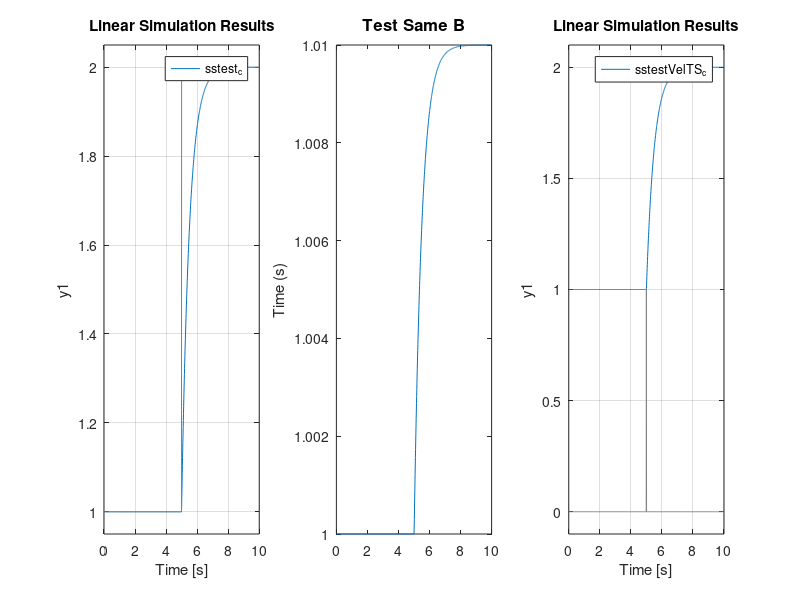
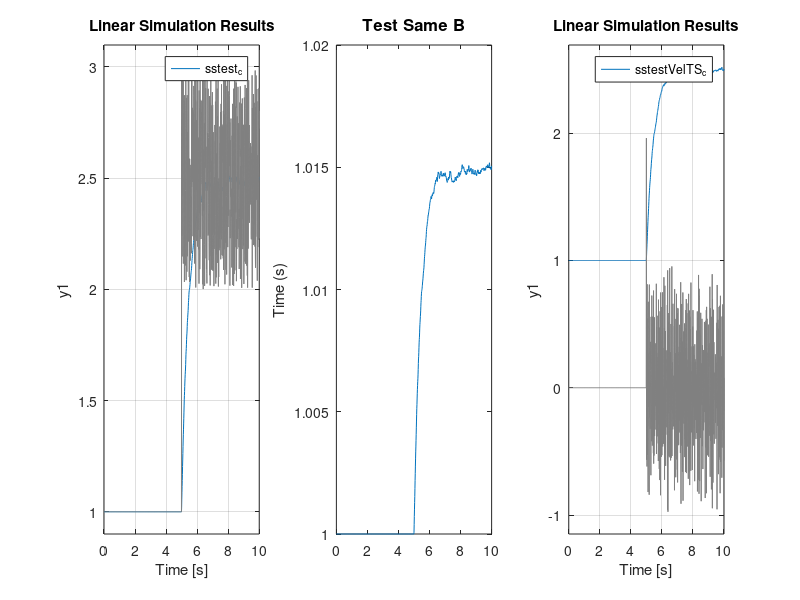

MATLAB code for these plots, in order: (Note: this script raises an error after producing the figures.)
%% Create cont first order model
TS = 0.01;
tau = 0.5;
atest_c = - 1/tau;
btest_c = - atest_c;
ctest_c = 1;
dtest_c = 0;
sstest_c = ss(atest_c,btest_c,ctest_c,dtest_c);

%% Create velocity second order model
sstestVel_c = ss([0,ctest_c; 0, atest_c], [0;btest_c], [1,0],0);
sstestVel_d = c2d(sstestVel_c,TS);
sstestVelTS_c = ss([0,ctest_c; 0, atest_c], 1/TS * [0;btest_c], [1,0],0);

%% Create test input
tTest = (0:TS:10)';
utest = ones(size(tTest));
nSamples = length(tTest);
mSample = round(nSamples/2);
utest(mSample:end) = 2;
udotTest = [0;diff(utest)];

utest1 = utest;
%utest1(mSample:end) = utest1(mSample:end) + rand(size(utest1(mSample:end)));
utest1(mSample:end) = utest1(mSample:end) + rand(size(utest1(mSample:end)));
udotTest1 = [0;diff(utest1)];

%% Run lsim
figure;
subplot(1,3,1)
lsim(sstest_c,utest,tTest,1)
subplot(1,3,2)
y = lsim(sstestVel_d,udotTest,tTest,[1;0]);
plot(tTest,y); %,tTestudotTest,'Color',[0.5,0.5,0.5]);
title('Test Same B','FontSize',12);
ylabel('Time (s)')
subplot(1,3,3)
lsim(sstestVelTS_c,udotTest,tTest,[1;0]);

figure;
subplot(1,3,1)
lsim(sstest_c,utest1,tTest,1)
subplot(1,3,2)
y = lsim(sstestVel_c,udotTest1,tTest,[1;0]);
plot(tTest,y); %,tTestudotTest,'Color',[0.5,0.5,0.5]);
title('Test Same B','FontSize',12);
ylabel('Time (s)')
subplot(1,3,3)
lsim(sstestVelTS_c,udotTest1,tTest,[1;0]);

% figure;
% subplot(1,3,1)
% lsim(sstest_c,utest1,tTest,1)
% subplot(1,3,2)
% y = lsim(sstestVel_c,udotTest1,tTest,[1;1]);
% plot(tTest,y); %,tTestudotTest,'Color',[0.5,0.5,0.5]);
% title('Test Same B','FontSize',12);
% ylabel('Time (s)')
% subplot(1,3,3)
% lsim(sstestVelTS_c,udotTest1,tTest,[1;1]);

%% Test switch from input to state
DT = 0.0080;
TS = 0.01;
tau = TS;
atest_c = - 1/tau;
btest_c = - atest_c;
ctest_c = 1;
dtest_c = 0;
sstest_c = ss(atest_c,btest_c,ctest_c,dtest_c);
sstest_c_d = c2d(sstest_c, DT);

Atest_c = [0, 1/DT*ctest_c; 0,atest_c]; 
Btest_c = [0; btest_c];
Ctest_c = [1,0]; 
sstest2_c = ss(Atest_c,Btest_c,Ctest_c, 0);
sstest2_c_d = c2d(sstest2_c, DT);

sstest3_c_d = ss([1, sstest_c_d.A; 0,sstest_c_d.A],[sstest_c_d.B; sstest_c_d.B], Ctest_c, 0,DT);
%sstest3_c_d = ss([1, ctest_c; 0,sstest_c_d.A],[0; sstest_c_d.B], Ctest_c, 0,DT);

aExplicit = exp(atest_c*DT);
bExplicit = 1/atest_c * (exp(atest_c*DT) -1) *btest_c;
fprintf('A discrete %2.3f,  exp(atest_c*DT) %2.3f  A(end,end,1) %2.3f \n', sstest_c_d.A, aExplicit, A(end,end,1))
fprintf('B discrete %2.3f,  1/atest(exp(atest_c*DT)-1) %2.3f  B(end,end,1) %2.3f \n', sstest_c_d.B, bExplicit, B(end,end,1)*DT)

load('OutDataTestOL_LPV_windChange', 'xDot06','xkLPV','xk06', 'u','uDot','A','B','wind');
Tref = [5087; repmat(6516,20,1)];

xTest = nan(size(Tref,1),2);
xTest(1,:) = xk06(1,[2,6]);

xTest2 = nan(size(Tref,1),2);
xTest2(1,:) = xk06(1,[2,6]);

xTest3 = nan(size(Tref,1),2);
xTest3(1,:) = xk06(1,[2,6]);

xTestDiff = nan(size(Tref,1),1);
xTestDiff(1) = xk06(1,6);
xTestDiff(2) = xk06(2,6);

TrefDif = [ 0; Tref(2:end) - Tref(1:end-1)];

xTest6States = nan(size(Tref,1),6);
xTest6States(1,:) = xkLPV(1,:);


xTest6StatesLPV = nan(size(Tref,1),6);
xTest6StatesLPV(1,:) = xk06(1,:);


figure;
plot(xk06(1:10,4)')
hold on;
plot(xkLPV(1:10,4)')


for idx = 1: length(Tref)
    xTest(idx+1,1) = sstest_c_d.A *xTest(idx,1) +  sstest_c_d.B * Tref(idx,1);
    xTest(idx+1,2) = xTest(idx +1,1) - xTest(idx,1);
    xTestDiff(idx+1) = sstest_c_d.A * xTestDiff(idx,1) +  sstest_c_d.B * TrefDif(idx);
    
    xTest2(idx+1,:) = sstest2_c_d.A * xTest2(idx,:)' +  sstest2_c_d.B * TrefDif(idx);
    
    xTest3(idx+1,:) = sstest3_c_d.A * xTest3(idx,:)' +  sstest_c_d.B * TrefDif(idx);
    
    xTest6States(idx+1,:) = A(:,:,idx) * xTest6States(idx,:)' +   B(:,:,idx) * uDot(idx,:)'; 
    xTest6StatesLPV(idx+1,:) = A(:,:,idx) * xTest6StatesLPV(idx,:)' +   B(:,:,idx) * uDot(idx,:)'; 
end

tau = 0.1;
Atest_c = [atest_c, -btest_c; 0,-1/tau];
Btest_c = [0; 1/tau];
Ctest_c = [1,0];
sstest2_c = ss(Atest_c,Btest_c,Ctest_c,dtest_c);
figure;
step(sstest_c); hold on; step(sstest2_c )


diffT_out = xk06(2:end,2) -  xk06(1:end-1,2);
diffT_state = xk06(2:end,6);
max(abs(diffT_out - diffT_state))
diffOmegaG_out = xk06(2:end,1) -  xk06(1:end-1,1);
diffOmegaG_state = xk06(2:end,5)*97;
max(abs(diffOmegaG_out - diffOmegaG_state))

figure; 
subplot(2,1,1) 
plot(diffT_out); hold on; plot(xk06(2:end,6),'--')
subplot(2,1,2) 
plot(diffOmegaG_out); hold on; plot(diffOmegaG_state,'--')

diffT_out = xkLPV(2:end,2) -  xkLPV(1:end-1,2);
diffT_state = xkLPV(2:end,6);
max(abs(diffT_out - diffT_state))
diffOmegaG_out = xkLPV(2:end,1) -  xkLPV(1:end-1,1);
diffOmegaG_state = xkLPV(2:end,5)*97;
max(abs(diffOmegaG_out - diffOmegaG_state))

figure; 
subplot(2,1,1) 
plot(diffT_out); hold on; plot( xkLPV(2:end,6),'--'); hold on; plot(xk06(2:end,6),'k:');
subplot(2,1,2) 
plot(diffOmegaG_out); hold on;  plot(97*xkLPV(2:end,5),'--'); hold on; plot(97*xk06(2:end,5),'k:');

%% Get the matrices for the non-linear system

% Aeval = [[0,1,-1,0] ;
%     [-Ks/Jr, -Bs /Jr, Bs/Jr,0];
%     Ks/Jgr, Bs/Jgr, -Bs/Jgr, - Ng/Jgr; %0.37*Ng/Jgr;
%     zeros(1,3), -1/tau_g];


vecOmegaR = squeeze(A(4,3:6,:))';
ThetaS = q(:,1) - q(:,2);
omegaR = qdot(:,1);
omegaGR = qdot(:,2);
T_G = xk06(:,2);

statesNonLin = [ThetaS,omegaR,omegaGR,T_G]';
deltaStatesNonLin = xk06(:,3:6)';

deltaOmegaR = xk06(:,4);

lenSim = length(xk06);
omegaR_nonLin_test = NaN(lenSim,1);
omegaR_nonLin_test(1) = omegaR(1);

% deltaOmegaR_LPV_test = NaN(lenSim,1);
% deltaOmegaR_LPV_test(1) = deltaOmegaR(1);

deltaStates_LPV_test = NaN(size(deltaStatesNonLin));
deltaStates_LPV_test(:,1) = deltaStatesNonLin(:,1);

C_testR = [0,1,0,0];
ny = 2;

for idx = 1: (lenSim-1) 
    [Aeval,Beval,AwithTG,BwithTG,dTrdomega,Tr,TrDiff] = ABqL_WT_KMC(wind(idx),Rotor_Lambda,Rotor_Pitch,Rotor_cQ);
    
    ssC_testR = ss(AwithTG,BwithTG,C_testR, zeros(1,2));
    ssD_testR = c2d(ssC_testR,DT);
    
    Ak = ssD_testR.A;
    Bk = ssD_testR.B;
    
%     A = [eye(ny) diag([97,1])* Ak(3:4,:);
%     zeros(size(Ak,1),ny), Ak];
    %B = [diag([97,1])* Bk(3:4,:); Bk];
    
    % vecOmegaR(idx,:) * statesNonLin(:,idx) + ssD_testR.B(2,:)* [T_r(idx); T_G(idx)]
    omegaR_nonLin_test(idx+1) = ssD_testR.A(2,:) * statesNonLin(:,idx) + ssD_testR.B(2,:)* [T_r(idx); T_G(idx)];
    
    deltaStates_LPV_test(:,idx+1) = ssD_testR.A * deltaStates_LPV_test(:,idx) + ssD_testR.B * uDot(idx,:)' ;
    deltaStates_LPV_test(2,idx+1) = deltaStates_LPV_test(2,idx+1) + dTrdomega * ssD_testR.B(2,1) * deltaStates_LPV_test(2,idx);
    
end

%[omegaR_nonLin_test(2:end) - omegaR_nonLin_test(1:end-1), omegaR(2:end) - omegaR(1:end-1), deltaOmegaR(2:end)]
[deltaStates_LPV_test(2,:)', deltaOmegaR]

deltaOmegaR_NonLin = xk06(:,4);
deltaOmegaR_LPV = xkLPV(:,4);

uNonLin = [T_r, u(:,2)];
plot(T_r); hold on; plot(u(:,2) *97,'--');




endMat = 6;
startMat = 1;
omegaRdotVec_kplus1 = xk06(startMat+1:endMat,4);
ThetaOmegaROmegaGrTg_k =  xk06(startMat:endMat-1,3:6);
vecNonLin = ThetaOmegaROmegaGrTg_k \ (omegaRdotVec_kplus1);

omegaRdotLPV_kplus1 = xkLPV(startMat+1:endMat,4);
ThetaOmegaROmegaGrTgLPV_k =  xkLPV(1:endMat-1,3:6);
vecLin = ThetaOmegaROmegaGrTggLPV_k \ (omegaRdotLPV_kplus1);

% vec sys matrix: Ks/Jgr, Bs/Jgr, -Bs/Jgr, Ng/Jgr;
rowOmegaR = A(4,:,endMat);

fprintf('Ks/Jr:A: %2.3e, NonLin  %2.3e, Lin %2.3e \n',  rowOmegaR(3), vecNonLin(1), vecLin(1))
fprintf('Bs:A: %2.3e, NonLin  %2.3e, Lin %2.3e \n',  rowOmegaR(4), vecNonLin(2), vecLin(2))
fprintf('-Bs:A: %2.3e, NonLin  %2.3e, Lin %2.3e \n',  rowOmegaR(5), vecNonLin(3), vecLin(3))
fprintf('Ng:A: %2.3e, NonLin  %2.3e, Lin %2.3e \n', rowOmegaR(6), vecNonLin(4), vecLin(4))


omegaRdotVec_kplus1 = xkLPV(startMat+1: endMat,5);
ThetaOmegaROmegaGrTg_k =  xk06(startMat:endMat-1,3:6);
vecNonLin = ThetaOmegaROmegaGrTg_k \ (omegaRdotVec_kplus1);

omegaRdotLPV_kplus1 = xkLPV(2:endMat,5);
ThetaOmegaROmegaGrTg_k =  xkLPV(1:endMat-1,3:6);
vecLin = ThetaOmegaROmegaGrTg_k \ (omegaRdotLPV_kplus1);

% vec sys matrix: Ks/Jgr, Bs/Jgr, -Bs/Jgr, Ng/Jgr;
rowOmegaG = A(5,:,endMat);

fprintf('Ks/Jr:A: %2.3e, NonLin  %2.3e, Lin %2.3e \n',  rowOmegaG(3), vecNonLin(1), vecLin(1))
fprintf('Bs:A: %2.3e, NonLin  %2.3e, Lin %2.3e \n',  rowOmegaG(4), vecNonLin(2), vecLin(2))
fprintf('-Bs:A: %2.3e, NonLin  %2.3e, Lin %2.3e \n',  rowOmegaG(5), vecNonLin(3), vecLin(3))
fprintf('Ng:A: %2.3e, NonLin  %2.3e, Lin %2.3e \n', rowOmegaG(6), vecNonLin(4), vecLin(4))




xDiffRel = nan(length(xk06) -1 ,6);
xDiffAbs = xDiffRel;

for idx = 0:  (length(xk06) -2)
 xDiffRel(idx+1,:) = [(A(:,:,1+idx)* xk06(1+idx,:)' + B(:,:,1+idx) * uDot(1+idx,:)')' - xk06(2+idx,:)] ./ (xk06(2+idx,:)+eps);
 xDiffAbs(idx+1,:) = [(A(:,:,1+idx)* xk06(1+idx,:)' + B(:,:,1+idx) * uDot(1+idx,:)')' - xk06(2+idx,:)];
end

mat_kplus1 = xk06(2:end,3:6);
matrixNonLin = ThetaOmegaROmegaGrTg_k \ mat_kplus1;
